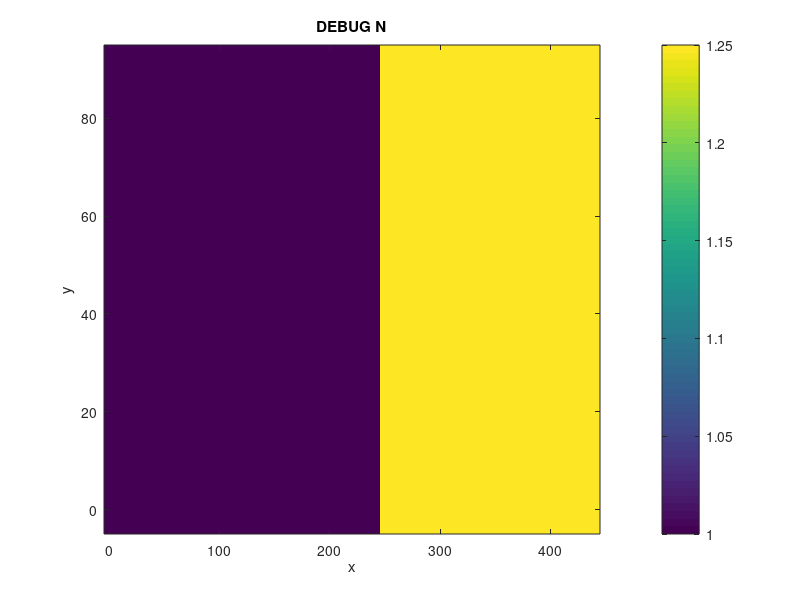

This figure's MATLAB source: (Note: this script raises an error after producing the figure.)
% authors: bohan zhang
%
% script for testing reworking of FDFD complex k bloch solver
% debugging by comparing with analytical bragg stack result

clear; close all;

% Script for testing and debugging the new two level grating cell class

clear; close all;

% import code
addpath(['..' filesep 'main']);         % main
% addpath(['..' filesep '45RFSOI']);      % 45rfsoi

% initial settings
disc        = 10;
units       = 'nm';
lambda      = 1000; %1500;
index_clad  = 1.0;

% make index
% let's have a quarter wave stack at 1000nm
% indices
n1      = 1.0;
n2      = 1.25;
d1      = lambda/(n1*4);
d2      = lambda/(n2*4);
period  = d1+d2;
domain  = [ 100, period ];

% draw indices
% x = dir of propagation, y = transverse
x_coords    = 0:disc:period-disc;
y_coords    = 0:disc:domain(1)-disc;
N           = zeros( length(y_coords), length(x_coords) );
N( :, x_coords >= 0 & x_coords < d1 )   = n1;
N( :, x_coords >= d1 )                  = n2;

% DEBUG plot N
figure;
imagesc( x_coords, y_coords, N );
xlabel('x'); ylabel('y');
set( gca, 'ydir', 'normal' );
colorbar;
title('DEBUG N');
                                 

% run simulation
num_modes   = 20;
BC          = 1;     % 0 for PEC, 1 for PMC
% PML_options(1): PML in y direction (yes=1 or no=0)
% PML_options(2): length of PML layer in nm
% PML_options(3): strength of PML in the complex plane
% PML_options(4): PML polynomial order (1, 2, 3...)
pml_options = [ 0, 200, 500, 2 ];


% solve bandstructure
lambda_min  = 200;
lambda_max  = 5000;
k0_all      = linspace( 2*pi/lambda_min, 2*pi/lambda_max, 10 );

% run solver
guessk = pi/(2*period);
for ii = 1:length(k0_all)
    
    fprintf('\nloop %i of %i\n\n', ii, length(k0_all));
    
    % run old
    fprintf('running old solver\n');
    tic;
    [Phi_1D_old, k_old, Phi_all_old, k_all_old, A_old, B_old] = complexk_mode_solver_2D_PML_old( N, ...
                                                                                   disc, ...
                                                                                   k0_all(ii), ...
                                                                                   num_modes, ...
                                                                                   guessk, ...
                                                                                   BC, ...
                                                                                   pml_options );
    toc;

    % run new
    fprintf('running new solver\n');
    tic;
    [Phi_all, k_all, A, B] = complexk_mode_solver_2D_PML( N, ...
                                                           disc, ...
                                                           k0_all(ii), ...
                                                           num_modes, ...
                                                           guessk, ...
                                                           BC, ...
                                                           pml_options );
    toc;
    
end


                                                                           
% % reshape and sort the Phis
% % when they come out raw from the modesolver, Phi_all's columns are the
% % eigenvectors
% % The eigenvectors are wrapped by column, then row
% ny = domain(1)/disc;
% nx = domain(2)/disc;
% Phi_all_half    = Phi_all( 1:end/2, : );                                        % first remove redundant bottom half
% Phi_all_reshape = reshape( Phi_all_half, ny, nx, size(Phi_all_half, 2) );       % hopefully this is dimensions y vs. x vs. mode#
% Phi_firstmode   = Phi_all_reshape( :, :, 1 );
% Phi_secondmode  = Phi_all_reshape( :, :, 2 );

% do the same but with the old phi for comparison
Phi_all_half_old    = Phi_all_old( 1:end/2, : );
Phi_all_old_reshape = reshape( Phi_all_half_old, nx, ny, size(Phi_all_half_old, 2) );       % hopefully this is dimensions x vs. y vs. mode#
Phi_firstmod_old    = Phi_all_old_reshape( :, :, 1 ).';                                     % gotta transpose

% x and y coords
x_coords = 0:disc:domain(2)-disc;
y_coords = 0:disc:domain(1)-disc;

% DEBUG plot firstmode
figure;
imagesc( x_coords, y_coords, real( Phi_firstmode ) );
colorbar;
set( gca, 'YDir', 'normal' );
title( sprintf( 'Field (real) for mode 1, new ver' ) );
% DEBUG plot firstmode
figure;
imagesc( x_coords, y_coords, real( Phi_firstmod_old ) );
colorbar;
set( gca, 'YDir', 'normal' );
title( sprintf( 'Field (real) for mode 1, old ver' ) );

% DEBUG plot secondmode
figure;
imagesc( x_coords, y_coords, real( Phi_secondmode ) );
colorbar;
set( gca, 'YDir', 'normal' );
title( sprintf( 'Field (real) for mode 2, new ver' ) );

% debug display imag(k)
imag(k_all)

% % plot the sparse distributions
% figure;
% spy(A);
% title('A matrix, new');
% 
% figure;
% spy(A_old);
% title('A matrix, old');
% 
% figure;
% spy(B);
% title('B matrix, new');
% 
% figure;
% spy(B_old);
% title('B matrix, old');

% % re-scale k
% k = k * nm * obj.units.scale;
% 
% % run simulation
% GC = GC.runSimulation( num_modes, BC, pml_options );

% % DEBUG plot physical fields and all fields
% k_all       = GC.debug.k_all;
% ka_2pi_all  = k_all*domain(2)/(2*pi);
% 
% for ii = 1:length( k_all )
%     % Plotting physical fields
%     % plot field, abs
%     figure;
%     imagesc( GC.x_coords, GC.y_coords, abs( GC.debug.phi_all(:,:,ii) ) );
%     colorbar;
%     set( gca, 'YDir', 'normal' );
%     title( sprintf( 'Field (abs) for mode %i, k*a/2pi real = %f', ii, real( ka_2pi_all(ii) ) ) );
% end
% 
% % plot real and imag k
% k_labels = {};
% for ii = 1:length( k_all )
%     k_labels{end+1} = [ ' ', num2str(ii) ];
% end
% figure;
% plot( real( ka_2pi_all ), imag( ka_2pi_all ), 'o' ); 
% text( real( ka_2pi_all ), imag( ka_2pi_all ), k_labels );
% xlabel('real k*a/2pi'); ylabel('imag k*a/2pi');
% title('real vs imag k');
% makeFigureNice();

% % Plot the accepted mode
% figure;
% imagesc( GC.x_coords, GC.y_coords, abs( GC.Phi ) );
% colorbar;
% set( gca, 'YDir', 'normal' );
% title( sprintf( 'Field (abs) for accepted mode, ka/2pi real = %f', real( GC.k*domain(2)/(2*pi) ) ) );
% 
% % display calculated k
% fprintf('\nComplex k = %f + %fi\n', real(GC.k), imag(GC.k) );
% 
% % display radiated power
% fprintf('\nRad power up = %e\n', GC.P_rad_up);
% fprintf('Rad power down = %e\n', GC.P_rad_down);
% fprintf('Up/down power directivity = %f\n', GC.directivity);
% 
% % display angle of radiation
% fprintf('\nAngle of maximum radiation = %f deg\n', GC.max_angle_up);
% 
% % plot full Ez with grating geometry overlaid
% GC.plotEz_w_edges();
% axis equal;

% % plot a slice of Eup vs. Sup
% y_up    = 279;
% E_slice = GC.E_z( y_up, : );
% figure;
% plot( 1:length(E_slice), abs(E_slice)./max(abs(E_slice(:))) ); hold on;
% % plot( 1:length(E_slice), GC.debug.Sy_up./max(abs(GC.debug.Sy_up(:))) );
% plot( 1:length(E_slice), GC.debug.Sy_down./max(abs(GC.debug.Sy_down(:))) );
% legend('E field (abs)', 'S_y');
% title('E field and S_y, normalized to 1');
% makeFigureNice();
% 
% % plot input S and E
% E_in = GC.E_z( :, 1 );
% figure;
% plot( 1:length(E_in), abs(E_in)./max(abs(E_in(:))) ); hold on;
% plot( 1:length(E_in), GC.debug.Sx_in./max(abs(GC.debug.Sx_in(:))) );
% % plot( 1:length(E_slice), GC.debug.Sy_down./max(abs(GC.debug.Sy_down(:))) );
% legend('E field (abs)', 'S_x');
% title('E field and S_x at input, normalized to 1');
% makeFigureNice();
% 



























